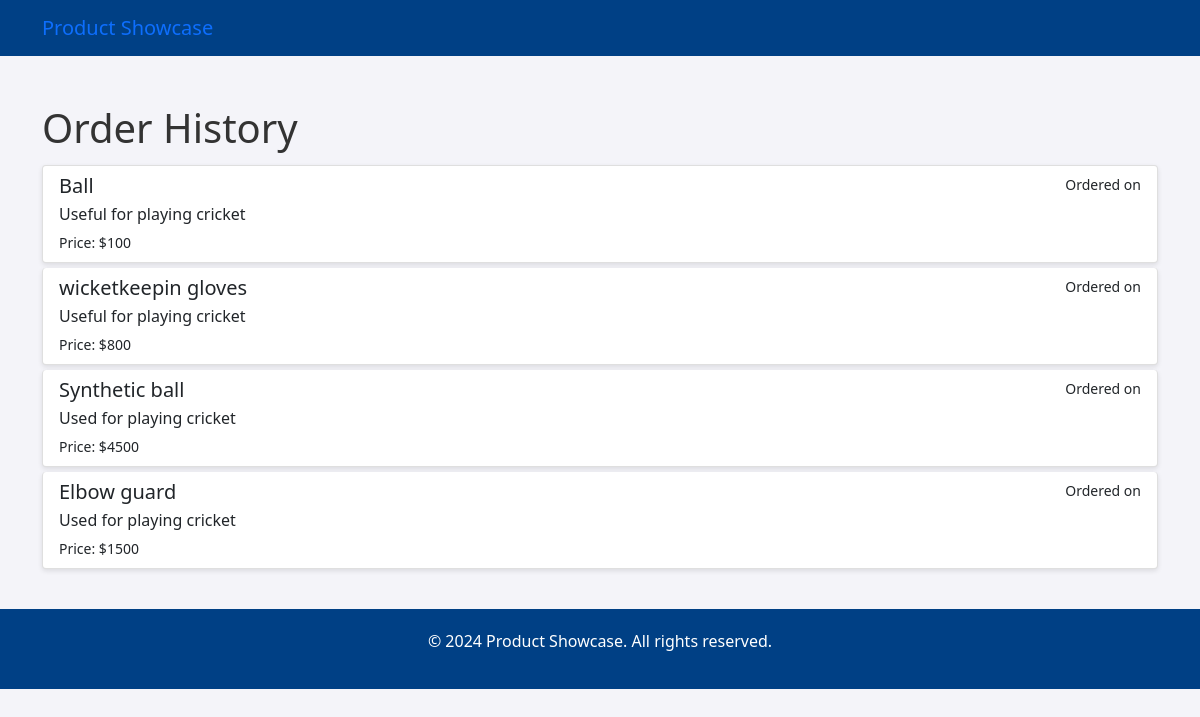
Page /orders (signed in) on the committed database.
### application/models.py (models this page shows)
class Product(db.Model):
    __tablename__ = 'product'
    product_id = db.Column(db.Integer, primary_key=True, autoincrement=True)
    name = db.Column(db.String(200), unique=True)
    description = db.Column(db.String(1000))
    price = db.Column(db.Integer)
    images = db.relationship('Image', backref='product', lazy='dynamic')

### application/controllers.py (the view)
@app.route('/orders')
def order_history():
    if 'user_email' not in session:
        flash("You need to log in to view order history.", "warning")
        return redirect(url_for('login'))
    user = User.query.filter_by(email=session['user_email']).first()
    if not user:
        flash("User not found.", "error")
        return redirect(url_for('index'))
    products = user.products  # Assuming this retrieves the list of ordered products
    return render_template('order_history.html', products=products)

### templates/order_history.html (shortened to what this page needs)
<!DOCTYPE html>
<html lang="en">
<head>
    <link href="https://cdn.jsdelivr.net/npm/bootstrap@5.1.3/dist/css/bootstrap.min.css" rel="stylesheet">
</head>
<body>
    <nav class="navbar navbar-expand-lg navbar-custom mb-4">
        <div class="container">
            <a class="navbar-brand" href="{{ url_for('index') }}">Product Showcase</a>
        </div>
    </nav>
    <div class="container mt-5">
        <h1>Order History</h1>
        <div class="list-group">
            {% for product in products %}
            <div class="list-group-item flex-column align-items-start">
                <div class="d-flex w-100 justify-content-between">
                    <h5 class="mb-1">{{ product.name }}</h5>
                    <small>Ordered on {{ product.order_date }}</small>
                </div>
                <p class="mb-1">{{ product.description }}</p>
                <small>Price: ${{ product.price }}</small>
            </div>
            {% else %}
            <div class="list-group-item">
                <p>No orders found.</p>
            </div>
            {% endfor %}
        </div>
    </div>
    <div class="footer">
        <p>© 2024 Product Showcase. All rights reserved.</p>
    </div>
</body>
</html>

### templates/order_history.html (style rules this page uses)
body { background-color: #f4f4f9; color: #333; }
.navbar-custom { background-color: #004085; color: #ffffff; }
.list-group-item { margin-top: 5px; border-radius: 0.25rem; box-shadow: 0 2px 5px rgba(0,0,0,0.1); }
.footer { text-align: center; padding: 20px 0; margin-top: 40px; background-color: #004085; color: white; }

### rows in the picture
Product: name "Ball", description "Useful for playing cricket", price "100"
Product: name "wicketkeepin gloves", description "Useful for playing cricket", price "800"
Product: name "Synthetic ball", description "Used for playing cricket", price "4500"
Product: name "Elbow guard", description "Used for playing cricket", price "1500"
